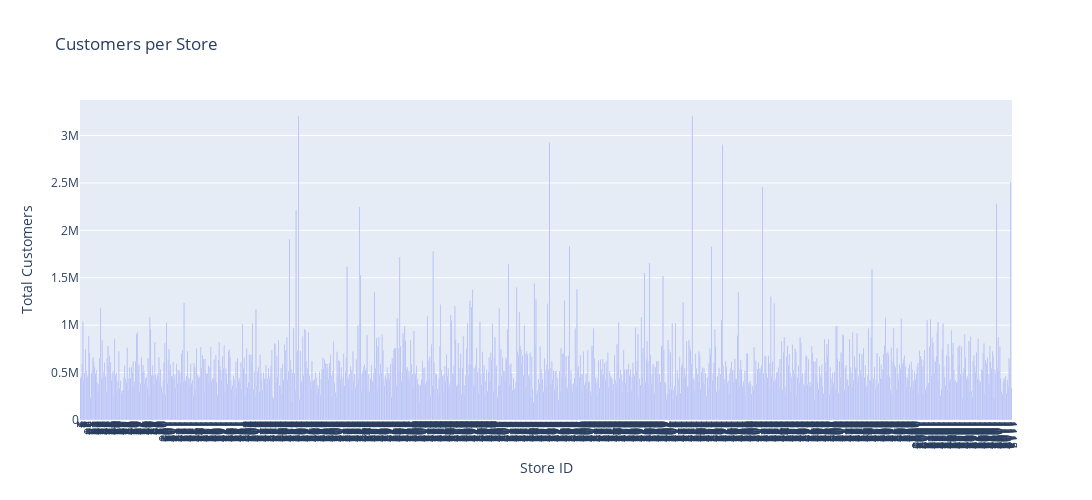

Notebook code for this chart:
### Code cell
import pandas as pd
import plotly.express as px


customers_per_store = df.groupby('Store')['Customers'].sum().sort_values(ascending=False).reset_index()
fig = px.bar(customers_per_store, x='Store', y='Customers', title='Customers per Store')

fig.update_layout(
    xaxis=dict(
        tickangle=90,
        tickmode='array',
        tickvals=customers_per_store['Store'],
        ticktext=customers_per_store['Store'],
    ),
    yaxis_title='Total Customers',
    xaxis_title='Store ID',
    title='Customers per Store',
    height=500,
    width=10000
)

fig.show()

### Figure 1 — Plotly figure (JSON) as saved in the notebook; plotly's stock layout.template omitted (floating-point values rounded to 4 significant figures; data arrays with more than 128 entries replaced by an {"elided": "..."} marker saying what was removed)
{"data": [{"alignmentgroup": "True", "hovertemplate": "Store=%{x}<br>Customers=%{y}<extra></extra>", "legendgroup": "", "marker": {"color": "#636efa", "pattern": {"shape": ""}}, "name": "", "offsetgroup": "", "orientation": "v", "showlegend": false, "textposition": "auto", "type": "bar", "x": {"elided": "1115 int values"}, "xaxis": "x", "y": {"elided": "1115 int values"}, "yaxis": "y"}], "layout": {"barmode": "relative", "height": 500, "legend": {"tracegroupgap": 0}, "title": {"text": "Customers per Store"}, "width": 10000, "xaxis": {"anchor": "y", "domain": [0, 1], "tickangle": 90, "tickmode": "array", "ticktext": {"elided": "1115 int values"}, "tickvals": {"elided": "1115 int values"}, "title": {"text": "Store ID"}}, "yaxis": {"anchor": "x", "domain": [0, 1], "title": {"text": "Total Customers"}}}}
